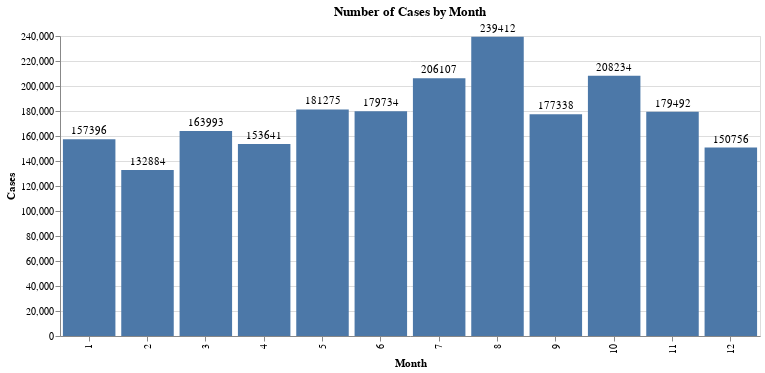

The cell this chart's notebook holds for it:
### Code cell
horizontal_bar_chart(df, 'Month', font_size=11, width=700).properties(
    title = 'Number of Cases by Month'
)

### Figure 1 — Vega-Lite specification as saved in the notebook (floating-point values rounded to 4 significant figures)
{"config": {"view": {"continuousWidth": 400, "continuousHeight": 300}}, "layer": [{"mark": "bar", "encoding": {"x": {"type": "ordinal", "field": "Month"}, "y": {"type": "quantitative", "field": "Cases"}}, "width": 700}, {"mark": {"type": "text", "align": "center", "dy": -8, "fontSize": 11}, "encoding": {"text": {"type": "quantitative", "field": "Cases"}, "x": {"type": "ordinal", "field": "Month"}, "y": {"type": "quantitative", "field": "Cases"}}, "width": 700}], "data": {"name": "data-5179c98db406ec1a3d2948534d19c713"}, "title": "Number of Cases by Month", "$schema": "https://vega.github.io/schema/vega-lite/v4.8.1.json", "datasets": {"data-5179c98db406ec1a3d2948534d19c713": [{"Month": 8, "Cases": 239412}, {"Month": 10, "Cases": 208234}, {"Month": 7, "Cases": 206107}, {"Month": 5, "Cases": 181275}, {"Month": 6, "Cases": 179734}, {"Month": 11, "Cases": 179492}, {"Month": 9, "Cases": 177338}, {"Month": 3, "Cases": 163993}, {"Month": 1, "Cases": 157396}, {"Month": 4, "Cases": 153641}, {"Month": 12, "Cases": 150756}, {"Month": 2, "Cases": 132884}]}}
